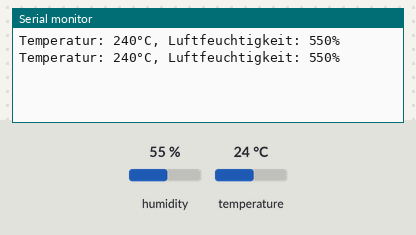
Recording of a sketch running on a simulated ESP8266 (NodeMCU). Parts: the last lines printed to the serial monitor. The test bench sets the inputs (shaded band); at power-on: humidity 55 %, temperature 24 °C.

Above: at 3.8 s.
3.9 s: humidity set to 22 %
At 6.7 s:
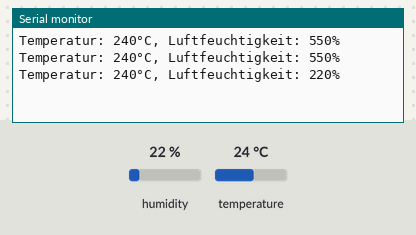
7.8 s: temperature set to 12 °C
At 10.3 s:
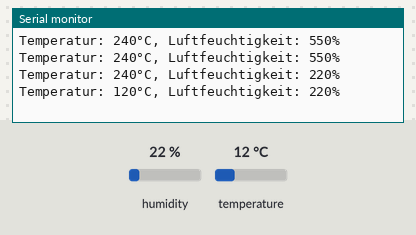
11.7 s: humidity set to 40 %
At 12.8 s:
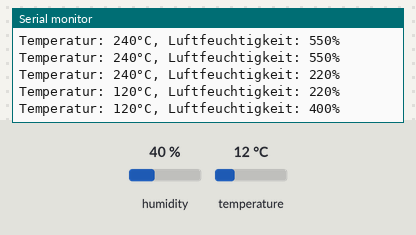
Timing chart, 0 to 14.7 s (numbered marks = the images above; inputs shaded):
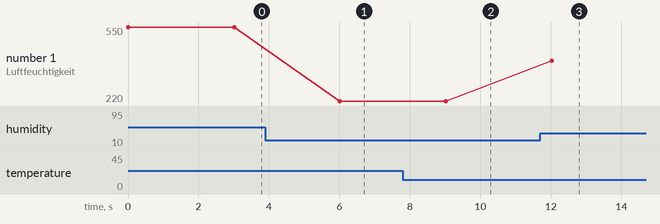

Measured:
- after the input at 3.9 s, the serial monitor: prints a new line after 2.1 s (image 1)
- after the input at 7.8 s, the serial monitor: prints a new line after 1.2 s (image 2)
- after the input at 11.7 s, the serial monitor: prints a new line after 0.33 s (image 3)
- plotted number 1: 550 → 220 after the input at 3.9 s, 220 → 400 after the input at 11.7 s

The sketch:

dht.ino
```cpp
#include "DHT.h"

#define DHT_TYPE DHT22
#define PIN_DHT D5

const int DHT_PIN = 5;
DHT dht(PIN_DHT, DHT_TYPE);

void setup() {
  Serial.begin(115200);
  dht.begin();
}

// runs over and over again
void loop() {
  uint16_t h = 10*dht.readHumidity();
  uint16_t t = 10*dht.readTemperature();

  Serial.print("Temperatur: ");
  Serial.print(t);
  Serial.print("°C, Luftfeuchtigkeit: ");
  Serial.print(h);
  Serial.println("%");

  delay(3000);
}
```
